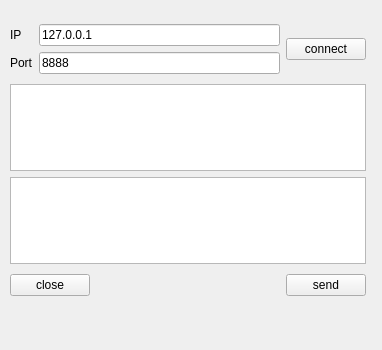
<?xml version="1.0" encoding="UTF-8"?>
<ui version="4.0">
 <class>ClientWidget</class>
 <widget class="QWidget" name="ClientWidget">
  <property name="geometry">
   <rect>
    <x>0</x>
    <y>0</y>
    <width>382</width>
    <height>350</height>
   </rect>
  </property>
  <property name="windowTitle">
   <string>Form</string>
  </property>
  <widget class="QWidget" name="">
   <property name="geometry">
    <rect>
     <x>10</x>
     <y>20</y>
     <width>356</width>
     <height>282</height>
    </rect>
   </property>
   <layout class="QVBoxLayout" name="verticalLayout_2">
    <item>
     <layout class="QHBoxLayout" name="horizontalLayout_2">
      <item>
       <layout class="QGridLayout" name="gridLayout">
        <item row="0" column="0">
         <widget class="QLabel" name="label">
          <property name="text">
           <string>IP</string>
          </property>
         </widget>
        </item>
        <item row="0" column="1">
         <widget class="QLineEdit" name="editIP">
          <property name="text">
           <string>127.0.0.1</string>
          </property>
         </widget>
        </item>
        <item row="1" column="0">
         <widget class="QLabel" name="label_2">
          <property name="text">
           <string>Port</string>
          </property>
         </widget>
        </item>
        <item row="1" column="1">
         <widget class="QLineEdit" name="editPort">
          <property name="text">
           <string>8888</string>
          </property>
         </widget>
        </item>
       </layout>
      </item>
      <item>
       <widget class="QPushButton" name="buttonConnect">
        <property name="text">
         <string>connect</string>
        </property>
       </widget>
      </item>
     </layout>
    </item>
    <item>
     <layout class="QVBoxLayout" name="verticalLayout">
      <item>
       <widget class="QTextEdit" name="editGet">
        <property name="maximumSize">
         <size>
          <width>16777215</width>
          <height>87</height>
         </size>
        </property>
        <property name="readOnly">
         <bool>true</bool>
        </property>
       </widget>
      </item>
      <item>
       <widget class="QTextEdit" name="editSend">
        <property name="maximumSize">
         <size>
          <width>16777215</width>
          <height>87</height>
         </size>
        </property>
       </widget>
      </item>
     </layout>
    </item>
    <item>
     <layout class="QHBoxLayout" name="horizontalLayout">
      <item>
       <widget class="QPushButton" name="buttonClose">
        <property name="text">
         <string>close</string>
        </property>
       </widget>
      </item>
      <item>
       <spacer name="horizontalSpacer">
        <property name="orientation">
         <enum>Qt::Horizontal</enum>
        </property>
        <property name="sizeHint" stdset="0">
         <size>
          <width>40</width>
          <height>20</height>
         </size>
        </property>
       </spacer>
      </item>
      <item>
       <widget class="QPushButton" name="buttonSend">
        <property name="text">
         <string>send</string>
        </property>
       </widget>
      </item>
     </layout>
    </item>
   </layout>
  </widget>
 </widget>
 <resources/>
 <connections/>
</ui>
